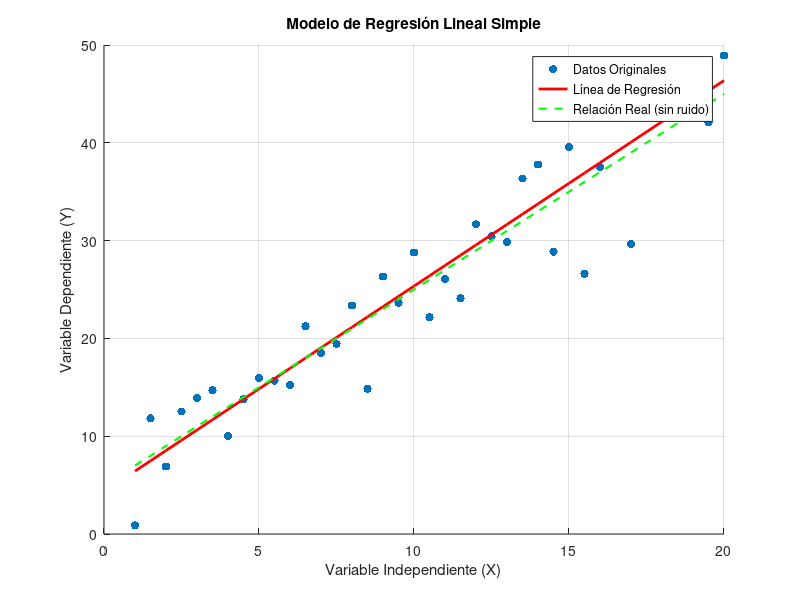

The MATLAB script that drew this image:
% --- Modelo de Regresión Lineal Simple en MATLAB ---

% 1. Generar Datos Sintéticos
rng(0); % Para reproducibilidad de los resultados
X = (1:0.5:20)'; % Variable independiente (entrada), ej: tamaño de un motor
% Suponemos una relación lineal Y = 2*X + 5 con algo de ruido
Y_real = 2*X + 5;
ruido = 5*randn(size(X)); % Ruido gaussiano
Y = Y_real + ruido; % Variable dependiente (salida), ej: potencia del motor

% 2. Ajustar el Modelo de Regresión Lineal
% polyfit(X, Y, n) ajusta un polinomio de grado 'n' a los datos (X,Y).
% Para regresión lineal simple, n = 1 (una línea recta).
% Devuelve los coeficientes del polinomio p = [p1 p2 ... pn+1]
% En nuestro caso, p(1) será la pendiente (m) y p(2) será la ordenada al origen (b).
coeficientes = polyfit(X, Y, 1);
m_estimada = coeficientes(1);
b_estimada = coeficientes(2);

fprintf('Ecuación de regresión estimada: Y = %.2fX + %.2f\n', m_estimada, b_estimada);

% 3. Predecir Valores Usando el Modelo Ajustado
Y_predicha = m_estimada*X + b_estimada;
% Alternativamente, usando polyval:
% Y_predicha = polyval(coeficientes, X);

% 4. Visualizar los Resultados
figure; % Crea una nueva figura
scatter(X, Y, 'filled', 'DisplayName', 'Datos Originales'); % Grafica los puntos de datos
hold on; % Mantiene la gráfica actual para añadir más elementos
plot(X, Y_predicha, 'r-', 'LineWidth', 2, 'DisplayName', 'Línea de Regresión'); % Grafica la línea de regresión
plot(X, Y_real, 'g--', 'LineWidth', 1.5, 'DisplayName', 'Relación Real (sin ruido)'); % Grafica la relación real (opcional)
hold off; % Libera la gráfica

xlabel('Variable Independiente (X)');
ylabel('Variable Dependiente (Y)');
title('Modelo de Regresión Lineal Simple');
legend('show');
grid on;

% 5. Evaluar el Modelo (Ejemplo: Error Cuadrático Medio - MSE)
MSE = mean((Y - Y_predicha).^2);
fprintf('Error Cuadrático Medio (MSE): %.2f\n', MSE);

% --- Fin del Código ---